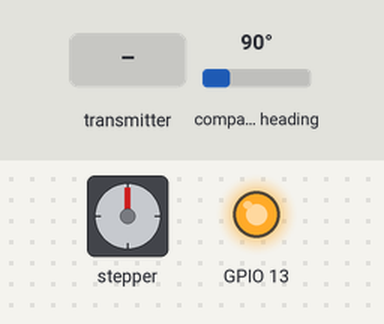
Simulated run of this sketch. Board: ESP8266 (NodeMCU). Parts: stepper motor, output pins drawn as LEDs (lit = HIGH). Wiring (inferred from the names in the program): stepper motor driver (800 steps per turn assumed): step GPIO 12; direction GPIO 14. The inputs (shaded band) are chosen by the test bench; at power-on: compass heading 90°. Pins used as bus, display or sensor lines are not drawn; what the sketch prints to the serial monitor is not drawn.

Above: at 0.1 s.
At 8.1 s:
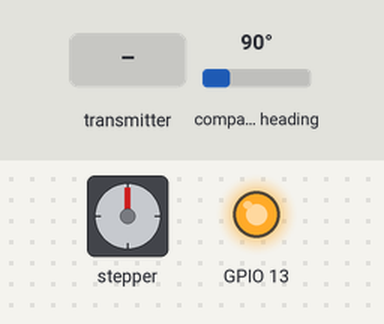
8.2 s: the transmitter starts sending b = 0
At 29.2 s:
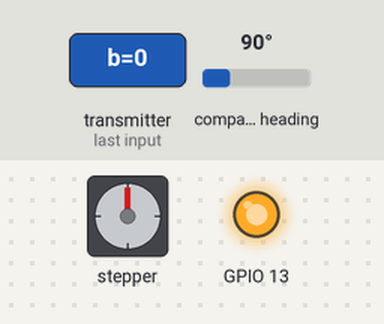
Timing chart, 0 to 63.7 s (numbered marks = the images above; inputs shaded):
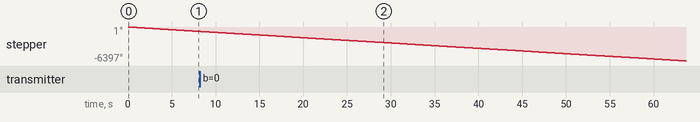

The sketch:

rec.ino
```cpp
//接收
#include <ESP8266WiFi.h>
#include <espnow.h>
#include <Ticker.h>
#include "Wire.h"
#include "AS5600.h"


String xdata;   //宣告资料
AS5600 as5600;  //  use default Wire

//接收数据保存的结构体和发送方一致
typedef struct struct_message {
  String a;
  int b;
} struct_message;

//创建结构体变量
struct_message myData;


String worddata;  //临时存放myData.a
int numdata;
int typeword = 0;  //临时开关避免执行时还收到讯息

//创建一个回调函数作为接收数据后的串口显示
void OnDataRecv(uint8_t *mac, uint8_t *incomingData, uint8_t len) {
  memcpy(&myData, incomingData, sizeof(myData));


  worddata = myData.a;
  numdata = myData.b;
  typeword = 1;
  //简单打印出收到的讯息
  Serial.print(myData.a);
  Serial.print(" ");
  Serial.println(myData.b);
}


//计时
Ticker ticker;
int countT = 0;
void countime() {
  countT = countT + 1;
}

void lastTime(int a) {
  if (countT >= a) {
    digitalWrite(16, LOW);
    //ESP.deepSleep(3e6); //睡3秒
    //ESP.deepSleep(0);  //一直休眠
  }
}

void ResetTime(int a) {
  if (countT >= a) {
    ESP.deepSleep(1e6);  //1秒后重启
    //ESP.deepSleep(0);  //一直休眠
  }
}


//测电压部份
int analogValue;
void VAo0() {
  analogValue = analogRead(A0);
  Serial.println(analogValue);
  if (analogValue > 1022) {
    analogValue = 1022;
  }
  delay(10);
}

//IO2闪灯一次
void ledshow() {
  digitalWrite(2, LOW);
  delay(100);
  digitalWrite(2, HIGH);
  delay(100);
}

// 定义电机控制用常量

// A4988连接Arduino引脚号
const int dirPin = 14;   // 方向引脚
const int stepPin = 12;  // 步进引脚
//const int sleepPin = 2;

// 电机每圈步数
const int STEPS_PER_REV = 800;  //1/4就是800 全速是200

/*步进电机控制
IO13控制MS2    0是全速   1是1/4
IO12控制步数
IO14控制方向
*/

void setup() {
  //初始化窗口
  Serial.begin(9600);

  //设置ESP8266模式
  WiFi.mode(WIFI_STA);

  //初始化 ESP-NOW
  if (esp_now_init() != 0) {
    Serial.println("Error initializing ESP-NOW");
    return;
  }

  //设置ESP8266角色：
  esp_now_set_self_role(ESP_NOW_ROLE_SLAVE);
  //先前创建的功能 测试ESP-NOW通信
  esp_now_register_recv_cb(OnDataRecv);

  // Arduino控制A4988步进和方向的引脚为输出模式
  pinMode(stepPin, OUTPUT);
  pinMode(dirPin, OUTPUT);
  pinMode(13, OUTPUT);
  digitalWrite(dirPin, LOW);
  digitalWrite(13, HIGH);  //是1/4


  //初始化as5600
  Wire.begin(4, 5);                               //  前面4(SDA) 后面5(SCL)
  as5600.begin();                                 //  前面4(SDA) 后面5(SCL)
  as5600.setDirection(AS5600_COUNTERCLOCK_WISE);  // default, just be explicit.
  int b = as5600.isConnected();
  Serial.print("Connect: ");
  Serial.println(b);
  Serial.println("地址:");
  Serial.println(WiFi.macAddress());
  delay(100);
  digitalWrite(dirPin, LOW);  //逆

  for (int x = 0; x < (STEPS_PER_REV * 2); x++) {
    if (as5600.readAngle() < 24) break;
    digitalWrite(stepPin, HIGH);
    delayMicroseconds(2000);
    digitalWrite(stepPin, LOW);
    delayMicroseconds(2000);
  }
}

int pernum;  //上次设定的位置

void loop() {
  if (typeword == 1) {
    // 设置电机顺时针旋转
    if (worddata == "go") digitalWrite(dirPin, LOW);  //逆
    // if (worddata == "back") digitalWrite(dirPin, LOW);//逆
    numdata = numdata % 360;
    numdata = numdata * 11.3;
    pernum = numdata;
    for (int x = 0; x < (STEPS_PER_REV * 2); x++) {
      if (abs(as5600.readAngle() - numdata) < 24) break;
      digitalWrite(stepPin, HIGH);
      delayMicroseconds(2000);
      digitalWrite(stepPin, LOW);
      delayMicroseconds(2000);
    }
    typeword = 0;
  }

  if (as5600.readAngle() > pernum) {
    if (abs(4070 - as5600.readAngle() + pernum) > abs(as5600.readAngle() - pernum)) {
      digitalWrite(dirPin, LOW);
    } else digitalWrite(dirPin, HIGH);
  }
  if (as5600.readAngle() < pernum) {
    if (abs(4070 - pernum + as5600.readAngle()) > abs(as5600.readAngle() - pernum)) {
      digitalWrite(dirPin, HIGH);
    } else digitalWrite(dirPin, LOW);
  }
  for (int x = 0; x < (STEPS_PER_REV * 2); x++) {
    if ((abs(as5600.readAngle() - pernum) < 24) or (abs(4070 - as5600.readAngle() + pernum)) < 24) break;
    digitalWrite(stepPin, HIGH);
    delayMicroseconds(2000);
    digitalWrite(stepPin, LOW);
    delayMicroseconds(2000);
  }

  delay(100);
}
```
